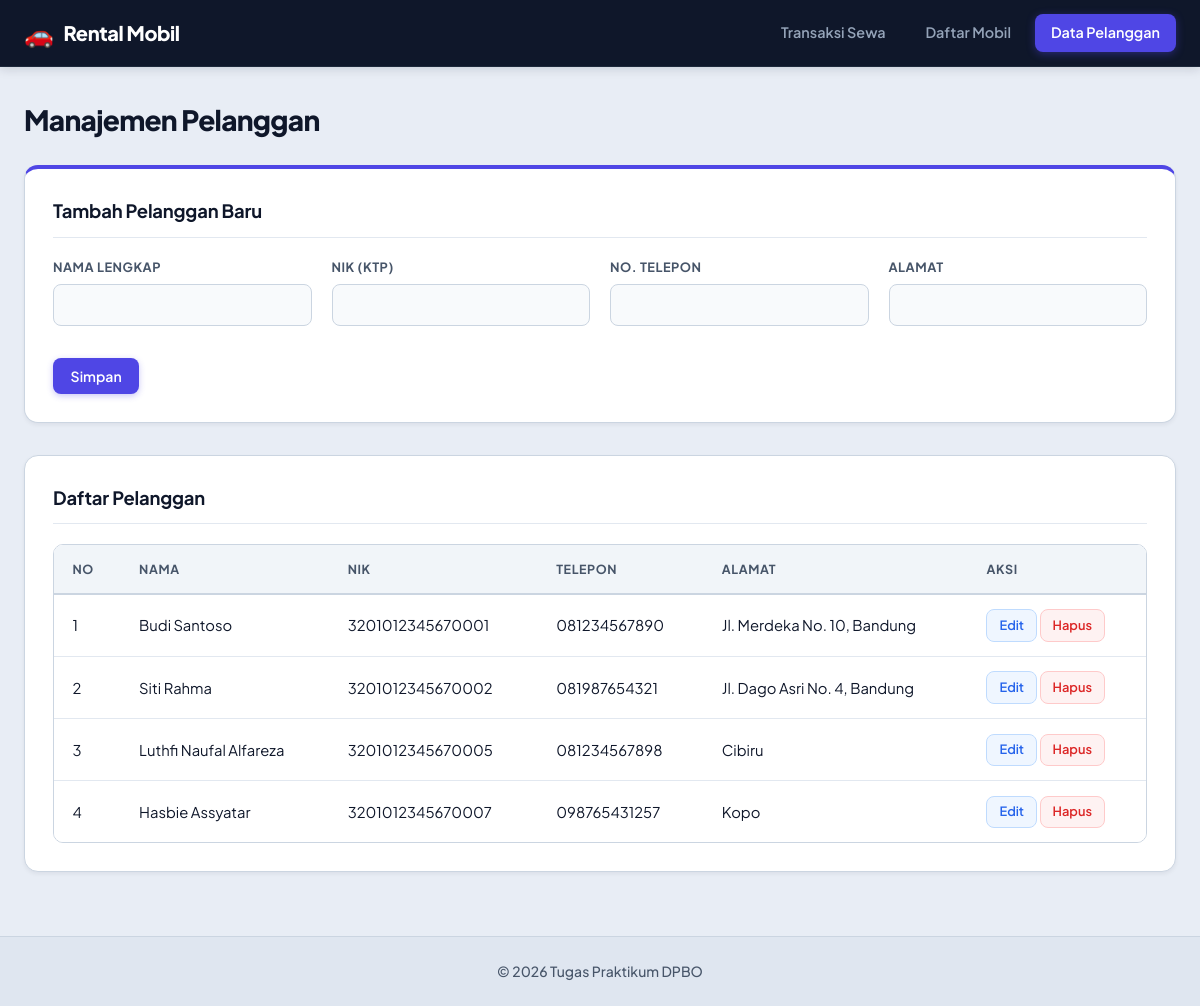
The app's page /index.php?page=customers with its own data.
### tables this page shows
CREATE TABLE `customers` (
  `id` int(11) NOT NULL AUTO_INCREMENT,
  `name` varchar(100) NOT NULL,
  `nik` varchar(16) NOT NULL,
  `phone` varchar(20) NOT NULL,
  `address` text NOT NULL,
  `created_at` timestamp NOT NULL DEFAULT current_timestamp(),
  PRIMARY KEY (`id`),
  UNIQUE KEY `nik` (`nik`)
);

### index.php (called while the page is built, shortened)
<?php
require_once __DIR__ . '/class/Customer.php';
require_once __DIR__ . '/class/Rental.php';
$allowedPages = ['rentals', 'vehicles', 'customers'];
$requestedPage = $_GET['page'] ?? 'rentals';
$page = in_array($requestedPage, $allowedPages, true) ? $requestedPage : 'rentals';
try {
    $customerModel = new Customer();
} catch (Throwable $e) {
    $flash = ['type' => 'error', 'message' => $e->getMessage()];
    include __DIR__ . '/view/header.php';
    echo '<div class="card"><p>Pastikan service MySQL aktif dan database <strong>db_rental</strong> sudah di-import.</p></div>';
    include __DIR__ . '/view/footer.php';
    exit;
}
include __DIR__ . '/view/header.php';
match ($page) {
    'customers' => include __DIR__ . '/view/customers.php',
    'vehicles'  => include __DIR__ . '/view/vehicles.php',
    default     => include __DIR__ . '/view/rentals.php',
};
include __DIR__ . '/view/footer.php';

### config/Database.php (called while the page is built, shortened)
<?php
class Database {
    private string $host = "127.0.0.1";
    private int $port    = 3306;
    private string $user = "root";
    private string $pass = "";
    private string $db   = "db_rental";
    public function __construct() {
        try {
            $dsn = "mysql:host={$this->host};port={$this->port};dbname={$this->db};charset=utf8mb4";
            $this->conn = new PDO($dsn, $this->user, $this->pass, [
                PDO::ATTR_ERRMODE            => PDO::ERRMODE_EXCEPTION,
                PDO::ATTR_DEFAULT_FETCH_MODE => PDO::FETCH_ASSOC,
                PDO::ATTR_EMULATE_PREPARES   => false,
            ]);
        } catch (PDOException $e) {
            throw new RuntimeException("Koneksi ke database gagal: " . $e->getMessage(), 0, $e);
        }
    }
}

### class/Customer.php (called while the page is built, shortened)
<?php
require_once __DIR__ . '/../config/Database.php';
class Customer {
    private PDO $db;
    public function __construct(?PDO $db = null) {
        $this->db = $db ?? (new Database())->conn;
    }
    public function getAll(): array {
        $stmt = $this->db->prepare("SELECT * FROM customers ORDER BY id ASC");
        $stmt->execute();
        return $stmt->fetchAll();
    }
}

### view/customers.php (the view, shortened to what this page needs)
<?php
$editId = $_GET['edit'] ?? null;
$customerEdit = $editId ? $customerModel->getById((int)$editId) : null;
$customers = $customerModel->getAll();
?>
<h2>Manajemen Pelanggan</h2>
<div class="card form-card">
    <h3><?= $customerEdit ? 'Edit Pelanggan' : 'Tambah Pelanggan Baru' ?></h3>
    <form method="POST" action="index.php?page=customers">
        <div class="form-grid">
            <div>
                <label>Nama Lengkap</label>
                <input type="text" name="name" required value="<?= htmlspecialchars($customerEdit['name'] ?? '') ?>">
            </div>
            <div>
                <label>NIK (KTP)</label>
                <input type="text" name="nik" required maxlength="16" value="<?= htmlspecialchars($customerEdit['nik'] ?? '') ?>">
            </div>
            <div>
                <label>No. Telepon</label>
                <input type="text" name="phone" required value="<?= htmlspecialchars($customerEdit['phone'] ?? '') ?>">
            </div>
            <div>
                <label>Alamat</label>
                <input type="text" name="address" required value="<?= htmlspecialchars($customerEdit['address'] ?? '') ?>">
            </div>
        </div>
        <div class="form-actions">
            <button type="submit" class="btn btn-primary"><?= $customerEdit ? 'Perbarui' : 'Simpan' ?></button>
        </div>
    </form>
</div>
<div class="card">
    <h3>Daftar Pelanggan</h3>
    <div class="table-responsive">
        <table>
        <thead>
            <tr>
                <th>No</th>
                <th>Nama</th>
                <th>NIK</th>
                <th>Telepon</th>
                <th>Alamat</th>
                <th>Aksi</th>
            </tr>
        </thead>
        <tbody>
            <?php if (empty($customers)): ?>
                <tr><td colspan="6" style="text-align:center;">Belum ada data pelanggan.</td></tr>
            <?php else: $no = 1; foreach ($customers as $c): ?>
                <tr>
                    <td><?= $no++ ?></td>
                    <td><?= htmlspecialchars($c['name']) ?></td>
                    <td><?= htmlspecialchars($c['nik']) ?></td>
                    <td><?= htmlspecialchars($c['phone']) ?></td>
                    <td><?= htmlspecialchars($c['address']) ?></td>
                    <td>
                        <a href="index.php?page=customers&edit=<?= $c['id'] ?>" class="btn btn-edit">Edit</a>
                        <a href="index.php?action=delete_customer&id=<?= $c['id'] ?>" class="btn btn-delete" onclick="return confirm('Hapus pelanggan ini?')">Hapus</a>
                    </td>
                </tr>
            <?php endforeach; endif; ?>
        </tbody>
    </table>
    </div>
</div>

### style.css (style rules this page uses)
:root { color-scheme: light; --primary: #4f46e5; --primary-hover: #4338ca; --primary-ring: rgba(79, 70, 229, 0.2); --success: #10b981; --success-bg: #dcfce7; --success-text: #15803d; --warning: #f59e0b; --warning-bg: #fef3c7; --warning-text: #b45309; --danger: #ef4444; --danger-bg: #fee2e2; --danger-text: #b91c1c; --bg-page: #e8edf5; --bg-card: #ffffff; --bg-subtle: #f1f5f9; --bg-input: #f8fafc; --border-color: #cbd5e1; --border-subtle: #e2e8f0; --text-main: #0f172a; --text-muted: #475569; --text-light: #94a3b8; --shadow-sm: 0 2px 4px rgba(15, 23, 42, 0.06); --shadow-md: 0 8px 20px -4px rgba(15, 23, 42, 0.1); --radius-sm: 8px; --radius-md: 10px; --radius-lg: 14px; }
* { margin: 0; padding: 0; box-sizing: border-box; font-family: 'Plus Jakarta Sans', system-ui, -apple-system, BlinkMacSystemFont, 'Segoe UI', Roboto, sans-serif; }
body { background: var(--bg-page); color: var(--text-main); display: flex; flex-direction: column; min-height: 100vh; line-height: 1.5; -webkit-font-smoothing: antialiased; }
h2 { font-size: 1.75rem; font-weight: 800; color: var(--text-main); letter-spacing: -0.025em; margin-bottom: 1.5rem; display: flex; align-items: center; gap: 0.5rem; }
.card { background: var(--bg-card); border-radius: var(--radius-lg); border: 1px solid var(--border-color); box-shadow: var(--shadow-sm); padding: 1.75rem; margin-bottom: 2rem; transition: box-shadow 0.2s ease; }
.card h3 { font-size: 1.15rem; font-weight: 700; color: var(--text-main); letter-spacing: -0.01em; margin-bottom: 1.25rem; padding-bottom: 0.75rem; border-bottom: 1px solid var(--border-subtle); }
.form-card { border-top: 4px solid var(--primary); }
.form-grid { display: grid; grid-template-columns: repeat(auto-fit, minmax(240px, 1fr)); gap: 1.25rem; margin-bottom: 1.5rem; }
label { display: block; font-size: 0.8rem; font-weight: 700; text-transform: uppercase; letter-spacing: 0.04em; margin-bottom: 0.45rem; color: var(--text-muted); }
input, select, textarea { width: 100%; padding: 0.65rem 0.9rem; border: 1.5px solid var(--border-color); border-radius: var(--radius-sm); font-size: 0.95rem; color: var(--text-main); background: var(--bg-input); transition: all 0.2s ease; }
input::placeholder, select::placeholder { color: var(--text-light); }
.form-actions { display: flex; align-items: center; gap: 0.75rem; padding-top: 0.5rem; }
.table-responsive { overflow-x: auto; border-radius: var(--radius-md); border: 1px solid var(--border-color); }
table { width: 100%; border-collapse: collapse; font-size: 0.925rem; background: var(--bg-card); }
th, td { padding: 0.9rem 1.15rem; text-align: left; border-bottom: 1px solid var(--border-subtle); vertical-align: middle; }
th { background: var(--bg-subtle); font-weight: 700; font-size: 0.78rem; text-transform: uppercase; letter-spacing: 0.05em; color: var(--text-muted); border-bottom: 2px solid var(--border-color); }
tbody tr { transition: background-color 0.15s ease; }
tbody tr:last-child td { border-bottom: none; }
.btn { display: inline-flex; align-items: center; justify-content: center; padding: 0.55rem 1.1rem; border-radius: var(--radius-sm); text-decoration: none; font-size: 0.875rem; font-weight: 600; cursor: pointer; border: none; transition: all 0.15s ease; gap: 0.35rem; }
.btn-primary { background: var(--primary); color: #fff; box-shadow: 0 2px 6px rgba(79, 70, 229, 0.3); }
.btn-edit { background: #eff6ff; color: #2563eb; border: 1px solid #bfdbfe; padding: 0.35rem 0.75rem; font-size: 0.8rem; }
.btn-delete { background: #fef2f2; color: #dc2626; border: 1px solid #fecaca; padding: 0.35rem 0.75rem; font-size: 0.8rem; }

### records on screen
customers: name "Budi Santoso", nik "3201012345670001", phone "081234567890", address "Jl. Merdeka No. 10, Bandung"
customers: name "Siti Rahma", nik "3201012345670002", phone "081987654321", address "Jl. Dago Asri No. 4, Bandung"
customers: name "Luthfi Naufal Alfareza", nik "3201012345670005", phone "081234567898", address "Cibiru"
customers: name "Hasbie Assyatar", nik "3201012345670007", phone "098765431257", address "Kopo"
